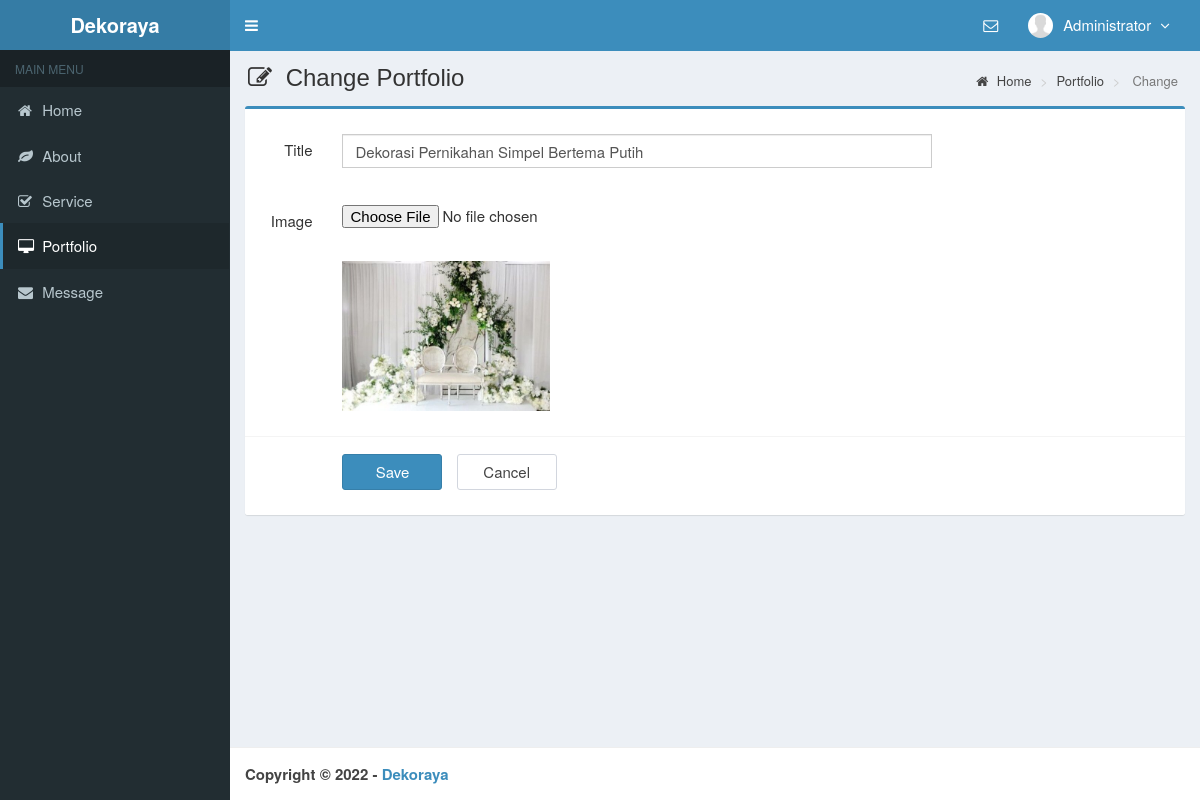
Page /admin/main.php?module=form_portfolio&form=edit&id=9 (signed in) on the committed database.
### tables this page shows
CREATE TABLE `is_portfolio` (
  `portfolio_id` int(11) NOT NULL AUTO_INCREMENT,
  `title` varchar(255) NOT NULL,
  `description` text DEFAULT NULL,
  `image` varchar(100) NOT NULL,
  PRIMARY KEY (`portfolio_id`)
);

### admin/modules/portfolio/form.php (the view, shortened to what this page needs)
<?php
 if ($_GET['form'] == 'add') { ?>
  <section class="content-header">
    <h1>
      <i style="margin-right:7px" class="fa fa-edit"></i> Add Portfolio
    </h1>
    <ol class="breadcrumb">
      <li><a href="?module=home"><i class="fa fa-home"></i> Home </a></li>
      <li><a href="?module=portfolio"> Portfolio </a></li>
      <li class="active"> Add </li>
    </ol>
  </section>
  <section class="content">
    <div class="row">
      <div class="col-md-12">
        <div class="box box-primary">
          <form role="form" class="form-horizontal" method="POST" action="modules/portfolio/proses.php?act=insert" method="POST" enctype="multipart/form-data">
            <div class="box-body">
              <div class="form-group">
                <label class="col-sm-1 control-label">Title</label>
                <div class="col-sm-8">
                  <input type="text" class="form-control" name="title" autocomplete="off" required>
                </div>
              </div>
              <br>
              <div class="form-group">
                <label class="col-sm-1 control-label">Image</label>
                <div class="col-sm-8">
                  <input style="height:35px" type="file" name="image" autocomplete="off" required>
                </div>
              </div>
            </div>
            <div class="box-footer">
              <div class="form-group">
                <div class="col-sm-offset-1 col-sm-11">
                  <input type="submit" class="btn btn-primary btn-submit" name="save" value="Save">
                  <a href="?module=portfolio" class="btn btn-default btn-reset">Cancel</a>
                </div>
              </div>
            </div>
          </form>
        </div>
      </div>
    </div>
  </section>
<?php
 }
 elseif ($_GET['form'] == 'edit') {
   if (isset($_GET['id'])) {
     $query = mysqli_query($mysqli, "SELECT * FROM is_portfolio WHERE portfolio_id='$_GET[id]'")
       or die('Ada kesalahan pada query tampil data portfolio : ' . mysqli_error($mysqli));
     $data  = mysqli_fetch_assoc($query);
   }
 ?>
  <section class="content-header">
    <h1>
      <i style="margin-right:7px" class="fa fa-edit"></i> Change Portfolio
    </h1>
    <ol class="breadcrumb">
      <li><a href="?module=home"><i class="fa fa-home"></i> Home </a></li>
      <li><a href="?module=portfolio"> Portfolio </a></li>
      <li class="active"> Change </li>
    </ol>
  </section>
  <section class="content">
    <div class="row">
      <div class="col-md-12">
        <div class="box box-primary">
          <form role="form" class="form-horizontal" method="POST" action="modules/portfolio/proses.php?act=update" method="POST" enctype="multipart/form-data">
            <div class="box-body">
              <div class="form-group">
                <label class="col-sm-1 control-label">Title</label>
                <div class="col-sm-8">
                  <input type="text" class="form-control" name="title" autocomplete="off" value="<?php echo $data['title']; ?>" required>
                </div>
              </div>
              <br>
              <div class="form-group">
                <label class="col-sm-1 control-label">Image</label>
                <div class="col-sm-8">
                  <input style="height:35px" type="file" name="image" autocomplete="off">
                  <br>
                  <img src="../images/portfolio/<?php echo $data['image']; ?>" height="150">
                </div>
              </div>
            </div>
            <div class="box-footer">
              <div class="form-group">
                <div class="col-sm-offset-1 col-sm-11">
                  <input type="submit" class="btn btn-primary btn-submit" name="save" value="Save">
                  <a href="?module=portfolio" class="btn btn-default btn-reset">Cancel</a>
                </div>
              </div>
            </div>
          </form>
        </div>
      </div>
    </div>
  </section>
<?php
 }
 ?>

### admin/assets/css/style.css (style rules this page uses)
.form-horizontal .control-label { margin-bottom: 0; padding-top: 5px; text-align: right; }
label { display: inline-block; font-size: 15px; font-weight: 400; margin-bottom: 5px; max-width: 100%; }
.form-control { background-color: #fff; background-image: none; border: 1px solid #ccc; border-radius: 4px; box-shadow: 0 1px 1px rgba(0, 0, 0, 0.075) inset; color: #555; display: block; font-size: 15px; height: 34px; line-height: 1.42857; padding: 6px 12px; transition: border-color 0.15s ease-in-out 0s, box-shadow 0.15s ease-in-out 0s; width: 100%; }
.btn-default { background-color: #fff; border-color: #d2d6de; color: #444; }
.content-header { padding: 15px 18px 0; position: relative; }
.content-header > .breadcrumb { background: transparent none repeat scroll 0 0; border-radius: 2px; float: right; font-size: 13px; margin-bottom: 0; margin-top: 0; padding: 7px 12px; position: absolute; right: 10px; top: 15px; }
.btn-submit { width: 100px; margin-top: 7px; margin-right: 10px; font-size: 15px; }
.btn-reset { width: 100px; margin-top: 7px; font-size: 15px; }
body { background-color: #fff; color: #333; font-size: 15px; line-height: 1.42857; }

### rows in the picture
is_portfolio: title "Dekorasi Pernikahan Simpel Bertema Putih", image (picture)

### other values in the picture
$_SESSION['fullname'] "Administrator"
